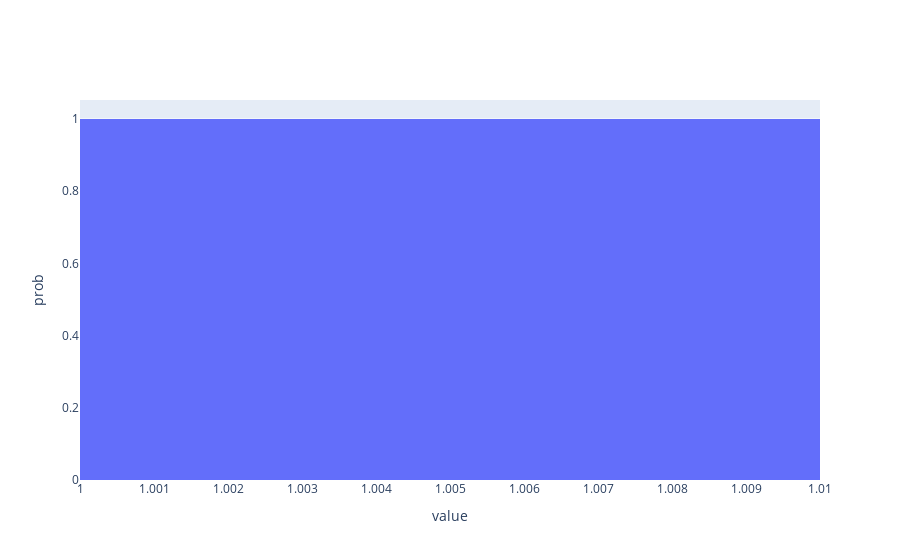

The notebook cell saved with this chart:
### Code cell
data_analyzer.make_prob_dist_histogram(value_list, x_range=(-1, 2), bin_size=0.01)

### Figure 1 — Plotly figure (JSON) as saved in the notebook; plotly's stock layout.template omitted (floating-point values rounded to 4 significant figures; data arrays with more than 128 entries replaced by an {"elided": "..."} marker saying what was removed)
{"data": [{"histnorm": "probability", "type": "histogram", "x": {"elided": "1000 float values"}, "xbins": {"end": 2, "size": 0.01, "start": -1}}], "layout": {"xaxis": {"dtick": 0, "title": {"text": "value"}}, "yaxis": {"title": {"text": "prob"}}}}
